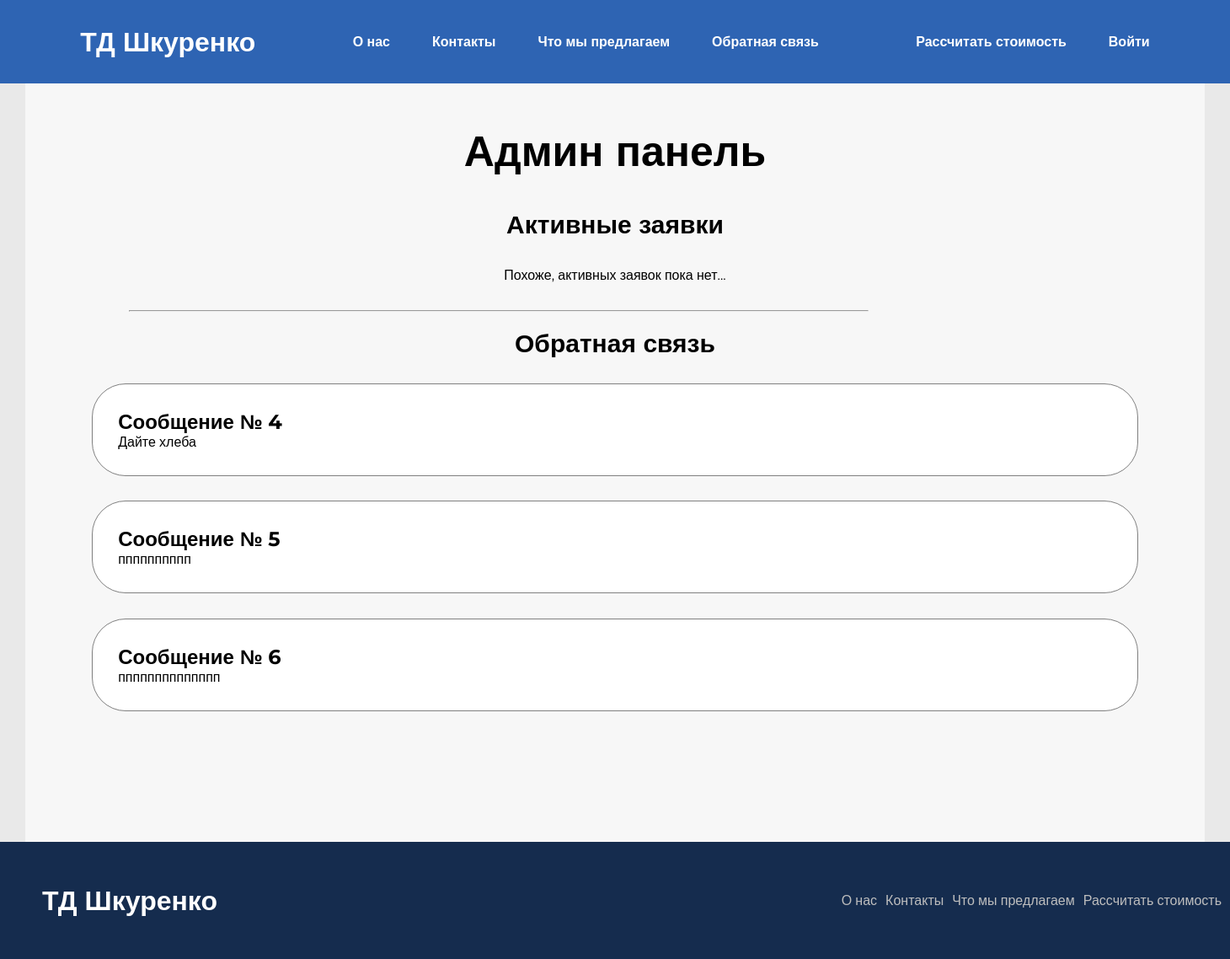
The app's page /admin.php with its own data.
### tables this page shows
CREATE TABLE `feedback` (
  `id` int(11) NOT NULL,
  `message` text NOT NULL
);

### admin.php (the view, shortened to what this page needs)
<?php
require "components/header.php";
require "components/core.php";
$orders = $link->query("SELECT * FROM `orders` WHERE `status_id` != 4");
$feedback = $link->query("SELECT * FROM `feedback` WHERE 1");
?>
<div class="container">
    <main>
        <h1 style="text-align: center; font-size: 50px">Админ панель</h1>
        <br><br>
        <h1 style="text-align: center; font-size: 30px">Активные заявки</h1>
        <?php
        if ($orders) {
            if ($orders->num_rows != 0) {
        ?>
                <div class="orders">
                    <?php
                    foreach ($orders as $order) {
                        $status_res = $link->query("SELECT * FROM `statuses` WHERE `id` =  '{$order['status_id']}'");
                        $status = $status_res->fetch_assoc();
                        $product_res = $link->query("SELECT * FROM `products` WHERE `id` =  '{$order['product_id']}'");
                        $product = $product_res->fetch_assoc();
                    ?>
                        <div class="order">
                            <h2>Заказ № <?= $order['id'] ?></h2>
                            <br>
                            <p><b>Категория:</b> <?= $product['product'] ?></p>
                            <p><b>Объем хранения:</b> <?= $order['volume'] ?> м³</p>
                            <p><b>Срок хранения:</b> <?= $order['storage_period'] ?> дня</p>
                            <p><b>Дата:</b> <?= $order['order_date'] ?></p>
                            <br>
                            <p><b>Сатус:</b> <?= $status['status'] ?></p>
                            <form action="" method="post">
                                <input type="hidden" name="id" value="<?= $order['id'] ?>">
                                <br>
                                <div class="buttons">
                                    <button style="padding: 5px 10px;" name="status" value="ok">Принято</button> <br>
                                    <button style="padding: 5px 10px;" name="status" value="done">Выполнено</button> <br>
                                    <button type="button" style="padding: 5px 10px;" id="cancel">Отменить</button>
                                </div>
                                <div id="comment_section">
                                    <br>
                                    <textarea name="comment" cols="30" rows="10" placeholder="Оставьте причину отмены заявки"></textarea>
                                    <br>
                                    <button style="margin: auto; width: 100%;" name="status" value="reject">Отправить</button>
                                </div>
                            </form>
                        </div>
                    <?php
                    }
                    ?>
                </div>
            <?php
            } else {
            ?>
                <div class="empty_res_message">
                    <p>Похоже, активных заявок пока нет...</p>
                </div>
            <?php
            }
        } else {
            ?>
            <div class="orders">
                <p>Похоже, активных заявок пока нет...</p>
            </div>
        <?php
        }
        ?>
        <hr class="section_hr">
        <br>
        <h1 style="text-align: center; font-size: 30px">Обратная связь</h1>
        <?php
        if ($feedback) {
            if ($feedback->num_rows > 0) {
                foreach ($feedback as $message) {
        ?>
                    <div class="msg order">
                        <h2>Сообщение № <?= $message['id'] ?></h2>
                        <p><?= $message['message']; ?></p>
                    </div>
                <?php
                }
            } else {
                ?>
                <div class="empty_res_message">
                    <p>Похоже, сообщений пока нет...</p>
                </div>
            <?php
            }
        } else {
            ?>
            <div class="empty_res_message">
                <p>Похоже, сообщений пока нет...</p>
            </div>
        <?php }
        ?>
    </main>
</div>
<?php
include "components/footer.php";
?>
</body>
</html>

### css/style.css (style rules this page uses)
* { margin: 0; padding: 0; text-decoration: none; font-family: "Montserrat", sans-serif; scroll-behavior: smooth; }
body { background-color: rgb(233, 233, 233); }
main { min-height: 100vh; padding: 50px; }
.order { background-color: white; padding: 30px; margin: 2vw; border-radius: 40px; border: 1px solid gray; }
.container:not(header .container, footer .container, .order_container .container) { background-color: rgba(255, 255, 255, 0.664); }
.container { width: 1400px; margin: auto; }
.section_hr { margin-inline: 5vw auto; display: block; width: 60vw; }
.empty_res_message { text-align: center; padding: 4vh 0; }

### records on screen
feedback: id "4", message "Дайте хлеба"
feedback: id "5", message "пппппппппп"
feedback: id "6", message "пппппппппппппп"
